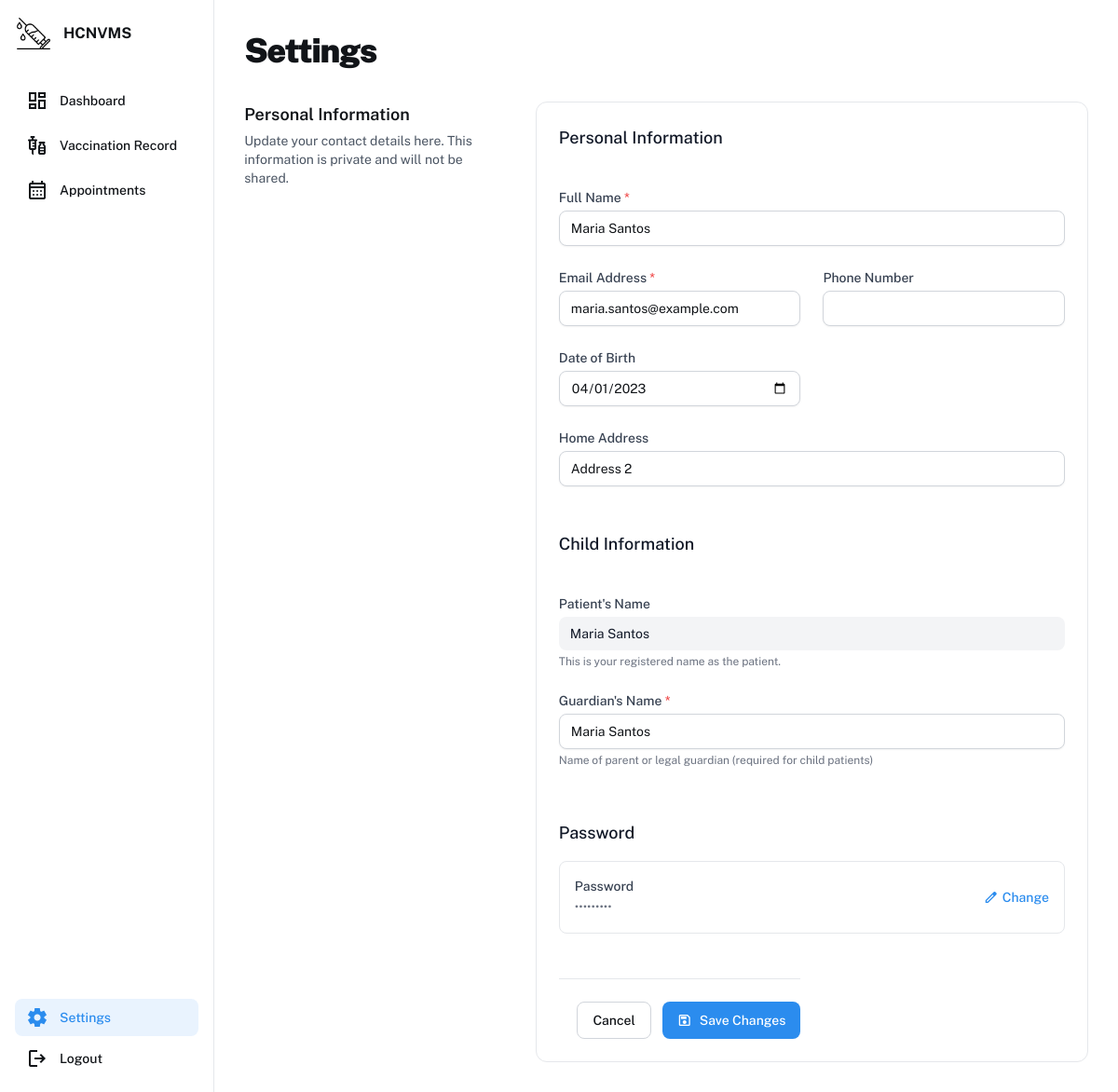
The app's page /patient/settings.php (signed in) with its own data.
### tables this page shows
CREATE TABLE `patient_profiles` (
  `id` int(10) UNSIGNED NOT NULL,
  `user_id` int(10) UNSIGNED NOT NULL,
  `child_name` varchar(255) DEFAULT NULL,
  `birth_date` date DEFAULT NULL,
  `guardian_name` varchar(255) DEFAULT NULL,
  `address` text DEFAULT NULL,
  `created_at` timestamp NOT NULL DEFAULT current_timestamp()
);

CREATE TABLE `users` (
  `id` int(10) UNSIGNED NOT NULL,
  `username` varchar(100) NOT NULL,
  `password_hash` varchar(255) NOT NULL,
  `role` enum('admin','health_worker','patient') NOT NULL DEFAULT 'patient',
  `full_name` varchar(255) DEFAULT NULL,
  `email` varchar(255) DEFAULT NULL,
  `created_at` timestamp NOT NULL DEFAULT current_timestamp(),
  `status` enum('active','inactive') NOT NULL DEFAULT 'active',
  `phone` varchar(30) DEFAULT NULL,
  `avatar_url` varchar(512) DEFAULT NULL,
  `last_login` datetime DEFAULT NULL,
  `updated_at` timestamp NULL DEFAULT NULL ON UPDATE current_timestamp()
);

### patient/settings.php (the view, shortened to what this page needs)
<?php
$mysqli = require __DIR__ . '/../config/db.php';
$user_id = (int) $_SESSION['user_id'];
$user = [
    'full_name' => $_SESSION['full_name'] ?? '',
    'email' => '',
    'phone' => '',
    'address' => '',
    'birth_date' => '',
    'guardian_name' => '',
    'child_name' => ''
];
$stmt = $mysqli->prepare('
    SELECT u.full_name, u.email, u.phone,
           p.address, p.birth_date, p.guardian_name, p.child_name
    FROM users u
    LEFT JOIN patient_profiles p ON u.id = p.user_id
    WHERE u.id = ?
    LIMIT 1
');
if ($stmt) {
    $stmt->bind_param('i', $user_id);
    $stmt->execute();
    $result = $stmt->get_result();
    if ($row = $result->fetch_assoc()) {
        $user = array_merge($user, $row);
    }
}
$profile = [
    'address' => $user['address'] ?? '',
    'birth_date' => $user['birth_date'] ?? '',
    'guardian_name' => $user['guardian_name'] ?? '',
    'child_name' => $user['child_name'] ?? ''
];
?>
<!DOCTYPE html>
<html class="light" lang="en">
<head>
    <script src="https://cdn.tailwindcss.com?plugins=forms,container-queries"></script>
    <script id="tailwind-config">
        tailwind.config = {
            darkMode: "class",
            theme: {
                extend: {
                    colors: {
                        "primary": "#2b8cee",
                        "background-light": "#f6f7f8",
                        "background-dark": "#101922",
                        "success": "#7ED321",
                        "warning": "#F5A623",
                        "danger": "#D0021B",
                    },
                    fontFamily: {
                        "display": ["Public Sans", "sans-serif"]
                    },
                    borderRadius: { "DEFAULT": "0.25rem", "lg": "0.5rem", "xl": "0.75rem", "full": "9999px" },
                },
            },
        }
    </script>
</head>
<body class="font-display bg-background-light dark:bg-background-dark text-[#111418] dark:text-gray-200">
    <div class="flex min-h-screen bg-white dark:bg-background-dark">
        <aside
            class="sticky top-0 flex h-screen w-64 flex-col border-r border-border-light dark:border-border-dark bg-card-light dark:bg-card-dark p-4">
            <div class="flex flex-col gap-4">
                <div class="flex items-center gap-3">
                    <img src="/HealthCenter/assets/hcnvms.png" alt="HCNVMS" class="h-10 w-auto" />
                    <div class="flex flex-col">
                        <h1 class="text-base font-bold">HCNVMS</h1>
                    </div>
                </div>
                <nav class="flex flex-col gap-2 mt-4">
                    <a class="flex items-center gap-3 px-3 py-2 rounded-lg hover:bg-primary/10 dark:hover:bg-primary/20"
                        href="/HealthCenter/patient/p_dashboard.php">
                        <span class="material-symbols-outlined">dashboard</span>
                        <p class="text-sm font-medium">Dashboard</p>
                    </a>
                    <a class="flex items-center gap-3 px-3 py-2 rounded-lg hover:bg-primary/10 dark:hover:bg-primary/20"
                        href="/HealthCenter/patient/vaccination_record.php">
                        <span class="material-symbols-outlined">vaccines</span>
                        <p class="text-sm font-medium">Vaccination Record</p>
                    </a>
                    <a class="flex items-center gap-3 px-3 py-2 rounded-lg hover:bg-primary/10 dark:hover:bg-primary/20"
                        href="/HealthCenter/patient/p_appointments.php">
                        <span class="material-symbols-outlined">calendar_month</span>
                        <p class="text-sm font-medium">Appointments</p>
                    </a>
                </nav>
            </div>
            <div class="mt-auto flex flex-col gap-1">
                <a class="flex items-center gap-3 px-3 py-2 rounded-lg bg-primary/10 text-primary dark:bg-primary/20"
                    href="/HealthCenter/patient/settings.php">
                    <span class="material-symbols-outlined" style="font-variation-settings: 'FILL' 1;">settings</span>
                    <p class="text-sm font-medium">Settings</p>
                </a>
                <a class="flex items-center gap-3 px-3 py-2 rounded-lg hover:bg-primary/10 dark:hover:bg-primary/20"
                    href="/HealthCenter/auth/logout.php">
                    <span class="material-symbols-outlined">logout</span>
                    <p class="text-sm font-medium">Logout</p>
                </a>
            </div>
        </aside>
        <div class="p-8">
            <div class="mx-auto max-w-5xl">
                <div class="flex flex-wrap items-start justify-between gap-4">
                    <p
                        class="text-[#111418] dark:text-white text-4xl font-black leading-tight tracking-[-0.033em] min-w-72">
                        Settings</p>
                </div>
                <div class="mt-8 grid grid-cols-1 gap-8 lg:grid-cols-3">
                    <div class="lg:col-span-1">
                        <h2 class="text-lg font-semibold text-[#111418] dark:text-white">Personal Information</h2>
                        <p class="mt-1 text-sm text-gray-600 dark:text-gray-400">Update your contact details here. This
                            information is private and will not be shared.</p>
                    </div>
                    <div class="lg:col-span-2">
                        <div
                            class="rounded-xl border border-gray-200 bg-white p-6 dark:border-gray-800 dark:bg-gray-900">
                            <form method="post" action="" class="grid grid-cols-1 gap-6 sm:grid-cols-2"
                                id="profileForm">
                                <div class="sm:col-span-2">
                                    <h3 class="text-lg font-medium text-gray-900 dark:text-white mb-4">Personal
                                        Information</h3>
                                </div>
                                <div class="sm:col-span-2">
                                    <label class="block text-sm font-medium text-gray-700 dark:text-gray-300"
                                        for="full-name">Full Name <span class="text-red-500">*</span></label>
                                    <input required
                                        class="mt-1 block w-full rounded-lg border-gray-300 shadow-sm focus:border-primary focus:ring-primary dark:bg-gray-800 dark:border-gray-700 dark:text-gray-200 sm:text-sm"
                                        id="full-name" name="full-name" type="text"
                                        value="<?= htmlspecialchars($user['full_name'] ?? '') ?>" />
                                </div>
                                <div>
                                    <label class="block text-sm font-medium text-gray-700 dark:text-gray-300"
                                        for="email">Email Address <span class="text-red-500">*</span></label>
                                    <input required
                                        class="mt-1 block w-full rounded-lg border-gray-300 shadow-sm focus:border-primary focus:ring-primary dark:bg-gray-800 dark:border-gray-700 dark:text-gray-200 sm:text-sm"
                                        id="email" name="email" type="email"
                                        value="<?= htmlspecialchars($user['email'] ?? '') ?>" />
                                </div>
                                <div>
                                    <label class="block text-sm font-medium text-gray-700 dark:text-gray-300"
                                        for="phone">Phone Number</label>
                                    <input
                                        class="mt-1 block w-full rounded-lg border-gray-300 shadow-sm focus:border-primary focus:ring-primary dark:bg-gray-800 dark:border-gray-700 dark:text-gray-200 sm:text-sm"
                                        id="phone" name="phone" type="tel"
                                        value="<?= htmlspecialchars($user['phone'] ?? '') ?>" />
                                </div>
                                <div>
                                    <label class="block text-sm font-medium text-gray-700 dark:text-gray-300"
                                        for="birth_date">Date of Birth</label>
                                    <input
                                        class="mt-1 block w-full rounded-lg border-gray-300 shadow-sm focus:border-primary focus:ring-primary dark:bg-gray-800 dark:border-gray-700 dark:text-gray-200 sm:text-sm"
                                        id="birth_date" name="birth_date" type="date"
                                        value="<?= htmlspecialchars($profile['birth_date'] ?? '') ?>" />
                                </div>
                                <div class="sm:col-span-2">
                                    <label class="block text-sm font-medium text-gray-700 dark:text-gray-300"
                                        for="address">Home Address</label>
                                    <input
                                        class="mt-1 block w-full rounded-lg border-gray-300 shadow-sm focus:border-primary focus:ring-primary dark:bg-gray-800 dark:border-gray-700 dark:text-gray-200 sm:text-sm"
                                        id="address" name="address" type="text"
                                        value="<?= htmlspecialchars($profile['address'] ?? '') ?>" />
                                </div>
                                <div class="sm:col-span-2 mt-6">
                                    <h3 class="text-lg font-medium text-gray-900 dark:text-white mb-4">Child Information
                                    </h3>
                                </div>
                                <div class="sm:col-span-2">
                                    <label class="block text-sm font-medium text-gray-700 dark:text-gray-300">Patient's
                                        Name</label>
                                    <div
                                        class="mt-1 block w-full rounded-lg bg-gray-100 px-3 py-2 text-gray-900 dark:bg-gray-800 dark:text-gray-200 sm:text-sm">
                                        <?= htmlspecialchars($user['full_name'] ?? '') ?>
                                    </div>
                                    <p class="mt-1 text-xs text-gray-500 dark:text-gray-400">This is your registered
                                        name as the patient.</p>
                                </div>
                                <div class="sm:col-span-2">
                                    <label class="block text-sm font-medium text-gray-700 dark:text-gray-300"
                                        for="guardian_name">Guardian's Name <span class="text-red-500">*</span></label>
                                    <input required
                                        class="mt-1 block w-full rounded-lg border-gray-300 shadow-sm focus:border-primary focus:ring-primary dark:bg-gray-800 dark:border-gray-700 dark:text-gray-200 sm:text-sm"
                                        id="guardian_name" name="guardian_name" type="text"
                                        value="<?= htmlspecialchars($profile['guardian_name'] ?? '') ?>" />
                                    <p class="mt-1 text-xs text-gray-500 dark:text-gray-400">Name of parent or legal
                                        guardian (required for child patients)</p>
                                </div>
                                <div class="sm:col-span-2 mt-8">
                                    <h3 class="text-lg font-medium text-gray-900 dark:text-white mb-4">Password</h3>
                                    <div id="passwordDisplay" class="cursor-pointer" onclick="showPasswordForm()">
                                        <div
                                            class="flex items-center justify-between p-4 border border-gray-200 rounded-lg dark:border-gray-700 hover:bg-gray-50 dark:hover:bg-gray-800 transition-colors">
                                            <div>
                                                <span
                                                    class="block text-sm font-medium text-gray-700 dark:text-gray-300">Password</span>
                                                <span class="text-sm text-gray-500 dark:text-gray-400">•••••••••</span>
                                            </div>
                                            <span class="text-primary text-sm font-medium flex items-center gap-1">
                                                <span class="material-symbols-outlined text-base">edit</span>
                                                Change
                                            </span>
                                        </div>
                                    </div>
                                </div>
                                <div
                                    class="mt-6 flex justify-end gap-3 border-t border-gray-200 pt-6 dark:border-gray-800">
                                    <a href="/HealthCenter/patient/p_dashboard.php"
                                        class="flex max-w-[480px] cursor-pointer items-center justify-center overflow-hidden rounded-lg h-10 border border-gray-300 dark:border-gray-700 bg-white dark:bg-gray-800 text-[#111418] dark:text-gray-200 gap-2 text-sm font-medium leading-normal px-4 hover:bg-gray-50 dark:hover:bg-gray-700 transition-colors">
                                        Cancel
                                    </a>
                                    <button type="submit" name="save_changes"
                                        class="flex max-w-[480px] cursor-pointer items-center justify-center overflow-hidden rounded-lg h-10 bg-primary text-white gap-2 text-sm font-medium leading-normal px-4 hover:bg-primary/90 transition-colors disabled:opacity-50 disabled:cursor-not-allowed"
                                        id="saveButton">
                                        <span class="material-symbols-outlined text-base">save</span>
                                        Save Changes
                                    </button>
                                </div>
                            </form>
                        </div>
                    </div>
                </div>
            </div>
        </div>
    </div>
</body>
</html>

### patient/settings.php (style rules this page uses)
.material-symbols-outlined { font-variation-settings: 'FILL' 0, 'wght' 400, 'GRAD' 0, 'opsz' 24 }

### records on screen
patient_profiles: full-name "Maria Santos", email "maria.santos@example.com", birth_date "04/01/2023", address "Address 2", user.full_name "Maria Santos", guardian_name "Maria Santos"
